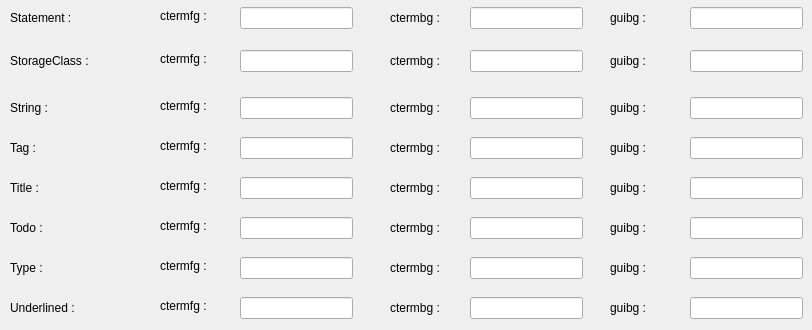
      <widget class="QWidget" name="tab_5">
       <attribute name="title">
        <string>Options Tab 5</string>
       </attribute>
       <widget class="QLabel" name="label_209">
        <property name="geometry">
         <rect>
          <x>390</x>
          <y>7</y>
          <width>71</width>
          <height>21</height>
         </rect>
        </property>
        <property name="text">
         <string>ctermbg :</string>
        </property>
       </widget>
       <widget class="QLineEdit" name="lineEdit_157">
        <property name="geometry">
         <rect>
          <x>470</x>
          <y>7</y>
          <width>113</width>
          <height>22</height>
         </rect>
        </property>
       </widget>
       <widget class="QLabel" name="label_210">
        <property name="geometry">
         <rect>
          <x>610</x>
          <y>7</y>
          <width>59</width>
          <height>21</height>
         </rect>
        </property>
        <property name="text">
         <string>guibg :</string>
        </property>
       </widget>
       <widget class="QLineEdit" name="lineEdit_158">
        <property name="geometry">
         <rect>
          <x>690</x>
          <y>7</y>
          <width>113</width>
          <height>22</height>
         </rect>
        </property>
       </widget>
       <widget class="QLineEdit" name="lineEdit_159">
        <property name="geometry">
         <rect>
          <x>240</x>
          <y>7</y>
          <width>113</width>
          <height>22</height>
         </rect>
        </property>
        <property name="styleSheet">
         <string notr="true"/>
        </property>
       </widget>
       <widget class="QLabel" name="label_211">
        <property name="geometry">
         <rect>
          <x>10</x>
          <y>7</y>
          <width>81</width>
          <height>21</height>
         </rect>
        </property>
        <property name="text">
         <string>Statement :</string>
        </property>
       </widget>
       <widget class="QLabel" name="label_212">
        <property name="geometry">
         <rect>
          <x>160</x>
          <y>0</y>
          <width>71</width>
          <height>31</height>
         </rect>
        </property>
        <property name="text">
         <string>ctermfg :</string>
        </property>
       </widget>
       <widget class="QLabel" name="label_213">
        <property name="geometry">
         <rect>
          <x>390</x>
          <y>50</y>
          <width>71</width>
          <height>21</height>
         </rect>
        </property>
        <property name="text">
         <string>ctermbg :</string>
        </property>
       </widget>
       <widget class="QLineEdit" name="lineEdit_160">
        <property name="geometry">
         <rect>
          <x>470</x>
          <y>50</y>
          <width>113</width>
          <height>22</height>
         </rect>
        </property>
       </widget>
       <widget class="QLabel" name="label_214">
        <property name="geometry">
         <rect>
          <x>610</x>
          <y>50</y>
          <width>59</width>
          <height>21</height>
         </rect>
        </property>
        <property name="text">
         <string>guibg :</string>
        </property>
       </widget>
       <widget class="QLineEdit" name="lineEdit_161">
        <property name="geometry">
         <rect>
          <x>690</x>
          <y>50</y>
          <width>113</width>
          <height>22</height>
         </rect>
        </property>
       </widget>
       <widget class="QLineEdit" name="lineEdit_162">
        <property name="geometry">
         <rect>
          <x>240</x>
          <y>50</y>
          <width>113</width>
          <height>22</height>
         </rect>
        </property>
        <property name="styleSheet">
         <string notr="true"/>
        </property>
       </widget>
       <widget class="QLabel" name="label_215">
        <property name="geometry">
         <rect>
          <x>10</x>
          <y>50</y>
          <width>101</width>
          <height>21</height>
         </rect>
        </property>
        <property name="text">
         <string>StorageClass :</string>
        </property>
       </widget>
       <widget class="QLabel" name="label_216">
        <property name="geometry">
         <rect>
          <x>160</x>
          <y>43</y>
          <width>71</width>
          <height>31</height>
         </rect>
        </property>
        <property name="text">
         <string>ctermfg :</string>
        </property>
       </widget>
       <widget class="QLabel" name="label_217">
        <property name="geometry">
         <rect>
          <x>390</x>
          <y>97</y>
          <width>71</width>
          <height>21</height>
         </rect>
        </property>
        <property name="text">
         <string>ctermbg :</string>
        </property>
       </widget>
       <widget class="QLineEdit" name="lineEdit_163">
        <property name="geometry">
         <rect>
          <x>470</x>
          <y>97</y>
          <width>113</width>
          <height>22</height>
         </rect>
        </property>
       </widget>
       <widget class="QLabel" name="label_218">
        <property name="geometry">
         <rect>
          <x>610</x>
          <y>97</y>
          <width>59</width>
          <height>21</height>
         </rect>
        </property>
        <property name="text">
         <string>guibg :</string>
        </property>
       </widget>
       <widget class="QLineEdit" name="lineEdit_164">
        <property name="geometry">
         <rect>
          <x>690</x>
          <y>97</y>
          <width>113</width>
          <height>22</height>
         </rect>
        </property>
       </widget>
       <widget class="QLineEdit" name="lineEdit_165">
        <property name="geometry">
         <rect>
          <x>240</x>
          <y>97</y>
          <width>113</width>
          <height>22</height>
         </rect>
        </property>
        <property name="styleSheet">
         <string notr="true"/>
        </property>
       </widget>
       <widget class="QLabel" name="label_219">
        <property name="geometry">
         <rect>
          <x>10</x>
          <y>97</y>
          <width>81</width>
          <height>21</height>
         </rect>
        </property>
        <property name="text">
         <string>String :</string>
        </property>
       </widget>
       <widget class="QLabel" name="label_220">
        <property name="geometry">
         <rect>
          <x>160</x>
          <y>90</y>
          <width>71</width>
          <height>31</height>
         </rect>
        </property>
        <property name="text">
         <string>ctermfg :</string>
        </property>
       </widget>
       <widget class="QLabel" name="label_221">
        <property name="geometry">
         <rect>
          <x>390</x>
          <y>137</y>
          <width>71</width>
          <height>21</height>
         </rect>
        </property>
        <property name="text">
         <string>ctermbg :</string>
        </property>
       </widget>
       <widget class="QLineEdit" name="lineEdit_166">
        <property name="geometry">
         <rect>
          <x>470</x>
          <y>137</y>
          <width>113</width>
          <height>22</height>
         </rect>
        </property>
       </widget>
       <widget class="QLabel" name="label_222">
        <property name="geometry">
         <rect>
          <x>610</x>
          <y>137</y>
          <width>59</width>
          <height>21</height>
         </rect>
        </property>
        <property name="text">
         <string>guibg :</string>
        </property>
       </widget>
       <widget class="QLineEdit" name="lineEdit_167">
        <property name="geometry">
         <rect>
          <x>690</x>
          <y>137</y>
          <width>113</width>
          <height>22</height>
         </rect>
        </property>
       </widget>
       <widget class="QLineEdit" name="lineEdit_168">
        <property name="geometry">
         <rect>
          <x>240</x>
          <y>137</y>
          <width>113</width>
          <height>22</height>
         </rect>
        </property>
        <property name="styleSheet">
         <string notr="true"/>
        </property>
       </widget>
       <widget class="QLabel" name="label_223">
        <property name="geometry">
         <rect>
          <x>10</x>
          <y>137</y>
          <width>81</width>
          <height>21</height>
         </rect>
        </property>
        <property name="text">
         <string>Tag :</string>
        </property>
       </widget>
       <widget class="QLabel" name="label_224">
        <property name="geometry">
         <rect>
          <x>160</x>
          <y>130</y>
          <width>71</width>
          <height>31</height>
         </rect>
        </property>
        <property name="text">
         <string>ctermfg :</string>
        </property>
       </widget>
       <widget class="QLabel" name="label_225">
        <property name="geometry">
         <rect>
          <x>390</x>
          <y>177</y>
          <width>71</width>
          <height>21</height>
         </rect>
        </property>
        <property name="text">
         <string>ctermbg :</string>
        </property>
       </widget>
       <widget class="QLineEdit" name="lineEdit_169">
        <property name="geometry">
         <rect>
          <x>470</x>
          <y>177</y>
          <width>113</width>
          <height>22</height>
         </rect>
        </property>
       </widget>
       <widget class="QLabel" name="label_226">
        <property name="geometry">
         <rect>
          <x>610</x>
          <y>177</y>
          <width>59</width>
          <height>21</height>
         </rect>
        </property>
        <property name="text">
         <string>guibg :</string>
        </property>
       </widget>
       <widget class="QLineEdit" name="lineEdit_170">
        <property name="geometry">
         <rect>
          <x>690</x>
          <y>177</y>
          <width>113</width>
          <height>22</height>
         </rect>
        </property>
       </widget>
       <widget class="QLineEdit" name="lineEdit_171">
        <property name="geometry">
         <rect>
          <x>240</x>
          <y>177</y>
          <width>113</width>
          <height>22</height>
         </rect>
        </property>
        <property name="styleSheet">
         <string notr="true"/>
        </property>
       </widget>
       <widget class="QLabel" name="label_227">
        <property name="geometry">
         <rect>
          <x>10</x>
          <y>177</y>
          <width>81</width>
          <height>21</height>
         </rect>
        </property>
        <property name="text">
         <string>Title :</string>
        </property>
       </widget>
       <widget class="QLabel" name="label_228">
        <property name="geometry">
         <rect>
          <x>160</x>
          <y>170</y>
          <width>71</width>
          <height>31</height>
         </rect>
        </property>
        <property name="text">
         <string>ctermfg :</string>
        </property>
       </widget>
       <widget class="QLabel" name="label_229">
        <property name="geometry">
         <rect>
          <x>390</x>
          <y>217</y>
          <width>71</width>
          <height>21</height>
         </rect>
        </property>
        <property name="text">
         <string>ctermbg :</string>
        </property>
       </widget>
       <widget class="QLineEdit" name="lineEdit_172">
        <property name="geometry">
         <rect>
          <x>470</x>
          <y>217</y>
          <width>113</width>
          <height>22</height>
         </rect>
        </property>
       </widget>
       <widget class="QLabel" name="label_230">
        <property name="geometry">
         <rect>
          <x>610</x>
          <y>217</y>
          <width>59</width>
          <height>21</height>
         </rect>
        </property>
        <property name="text">
         <string>guibg :</string>
        </property>
       </widget>
       <widget class="QLineEdit" name="lineEdit_173">
        <property name="geometry">
         <rect>
          <x>690</x>
          <y>217</y>
          <width>113</width>
          <height>22</height>
         </rect>
        </property>
       </widget>
       <widget class="QLineEdit" name="lineEdit_174">
        <property name="geometry">
         <rect>
          <x>240</x>
          <y>217</y>
          <width>113</width>
          <height>22</height>
         </rect>
        </property>
        <property name="styleSheet">
         <string notr="true"/>
        </property>
       </widget>
       <widget class="QLabel" name="label_231">
        <property name="geometry">
         <rect>
          <x>10</x>
          <y>217</y>
          <width>81</width>
          <height>21</height>
         </rect>
        </property>
        <property name="text">
         <string>Todo :</string>
        </property>
       </widget>
       <widget class="QLabel" name="label_232">
        <property name="geometry">
         <rect>
          <x>160</x>
          <y>210</y>
          <width>71</width>
          <height>31</height>
         </rect>
        </property>
        <property name="text">
         <string>ctermfg :</string>
        </property>
       </widget>
       <widget class="QLabel" name="label_233">
        <property name="geometry">
         <rect>
          <x>390</x>
          <y>257</y>
          <width>71</width>
          <height>21</height>
         </rect>
        </property>
        <property name="text">
         <string>ctermbg :</string>
        </property>
       </widget>
       <widget class="QLineEdit" name="lineEdit_175">
        <property name="geometry">
         <rect>
          <x>470</x>
          <y>257</y>
          <width>113</width>
          <height>22</height>
         </rect>
        </property>
       </widget>
       <widget class="QLabel" name="label_234">
        <property name="geometry">
         <rect>
          <x>610</x>
          <y>257</y>
          <width>59</width>
          <height>21</height>
         </rect>
        </property>
        <property name="text">
         <string>guibg :</string>
        </property>
       </widget>
       <widget class="QLineEdit" name="lineEdit_176">
        <property name="geometry">
         <rect>
          <x>690</x>
          <y>257</y>
          <width>113</width>
          <height>22</height>
         </rect>
        </property>
       </widget>
       <widget class="QLineEdit" name="lineEdit_177">
        <property name="geometry">
         <rect>
          <x>240</x>
          <y>257</y>
          <width>113</width>
          <height>22</height>
         </rect>
        </property>
        <property name="styleSheet">
         <string notr="true"/>
        </property>
       </widget>
       <widget class="QLabel" name="label_235">
        <property name="geometry">
         <rect>
          <x>10</x>
          <y>257</y>
          <width>81</width>
          <height>21</height>
         </rect>
        </property>
        <property name="text">
         <string>Type :</string>
        </property>
       </widget>
       <widget class="QLabel" name="label_236">
        <property name="geometry">
         <rect>
          <x>160</x>
          <y>250</y>
          <width>71</width>
          <height>31</height>
         </rect>
        </property>
        <property name="text">
         <string>ctermfg :</string>
        </property>
       </widget>
       <widget class="QLabel" name="label_237">
        <property name="geometry">
         <rect>
          <x>390</x>
          <y>297</y>
          <width>71</width>
          <height>21</height>
         </rect>
        </property>
        <property name="text">
         <string>ctermbg :</string>
        </property>
       </widget>
       <widget class="QLineEdit" name="lineEdit_178">
        <property name="geometry">
         <rect>
          <x>470</x>
          <y>297</y>
          <width>113</width>
          <height>22</height>
         </rect>
        </property>
       </widget>
       <widget class="QLabel" name="label_238">
        <property name="geometry">
         <rect>
          <x>610</x>
          <y>297</y>
          <width>59</width>
          <height>21</height>
         </rect>
        </property>
        <property name="text">
         <string>guibg :</string>
        </property>
       </widget>
       <widget class="QLineEdit" name="lineEdit_179">
        <property name="geometry">
         <rect>
          <x>690</x>
          <y>297</y>
          <width>113</width>
          <height>22</height>
         </rect>
        </property>
       </widget>
       <widget class="QLineEdit" name="lineEdit_180">
        <property name="geometry">
         <rect>
          <x>240</x>
          <y>297</y>
          <width>113</width>
          <height>22</height>
         </rect>
        </property>
        <property name="styleSheet">
         <string notr="true"/>
        </property>
       </widget>
       <widget class="QLabel" name="label_239">
        <property name="geometry">
         <rect>
          <x>10</x>
          <y>297</y>
          <width>81</width>
          <height>21</height>
         </rect>
        </property>
        <property name="text">
         <string>Underlined :</string>
        </property>
       </widget>
       <widget class="QLabel" name="label_240">
        <property name="geometry">
         <rect>
          <x>160</x>
          <y>290</y>
          <width>71</width>
          <height>31</height>
         </rect>
        </property>
        <property name="text">
         <string>ctermfg :</string>
        </property>
       </widget>
      </widget>
